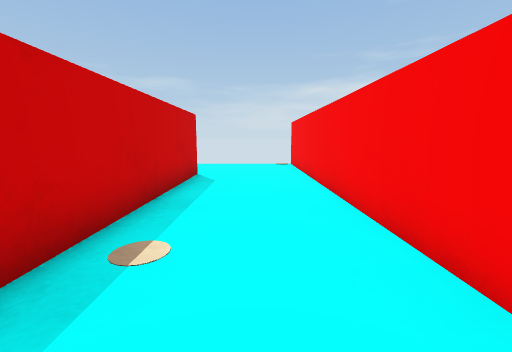
View 1 (above)

19 first-person views from a walk through a Unity game level. The camera is 0.58 m above the floor, tilts 8° down and sees 90° across. The floor is counted in squares, 0.5 m on a side. Each view is taken from the middle of a square. On the plan, view 1 faces up. The plan holds only what a view shows up to about 12 squares ahead; the rest is blank. The place goes on beyond the plan.

View 2
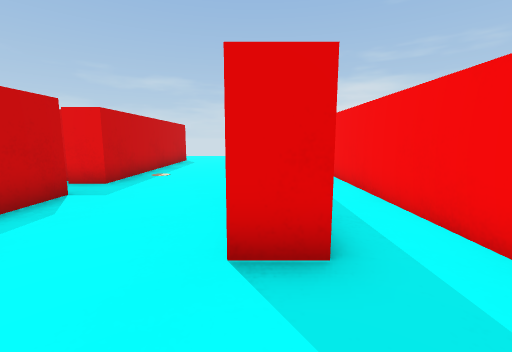

View 3
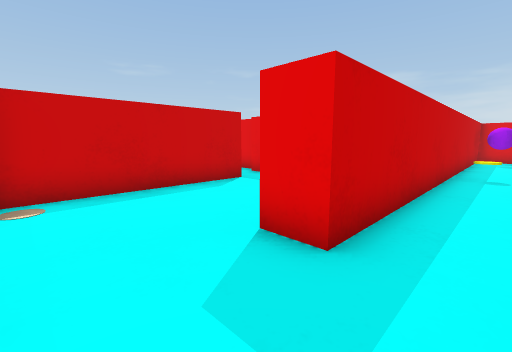

View 4
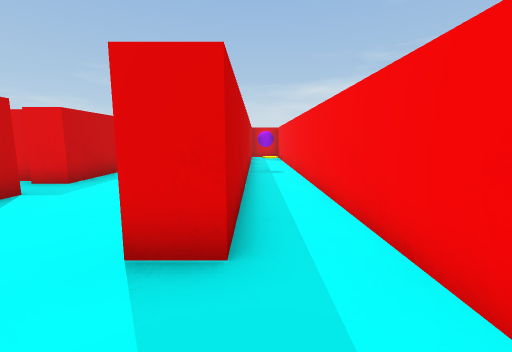

View 5
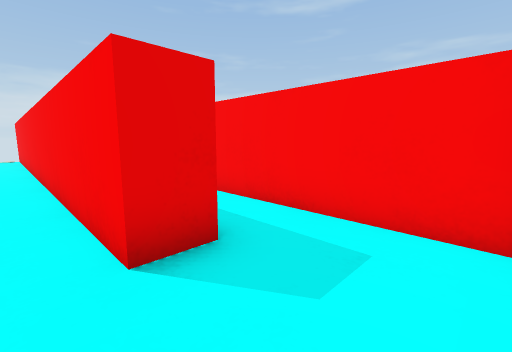

View 6
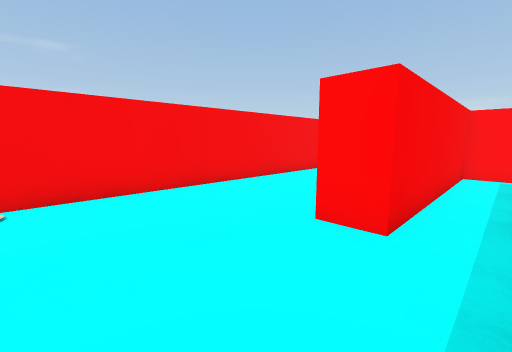

View 7
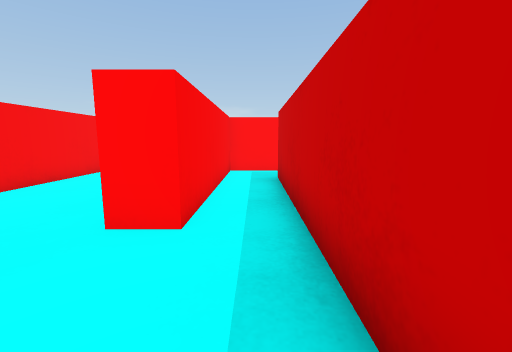

View 8
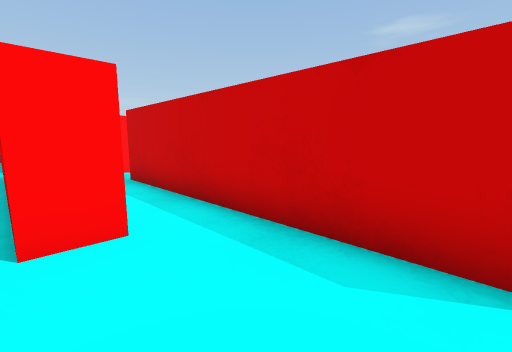

View 9
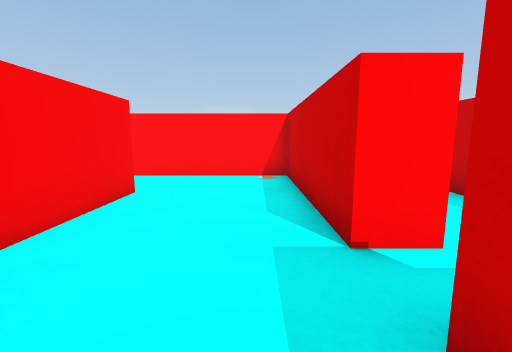

View 10
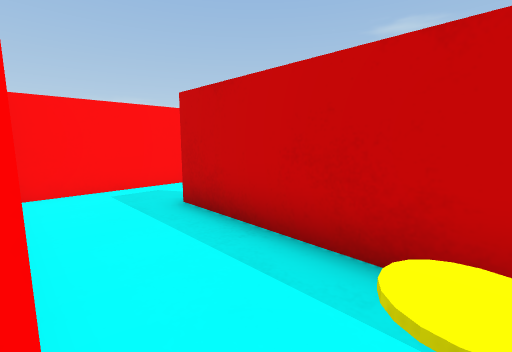

View 11
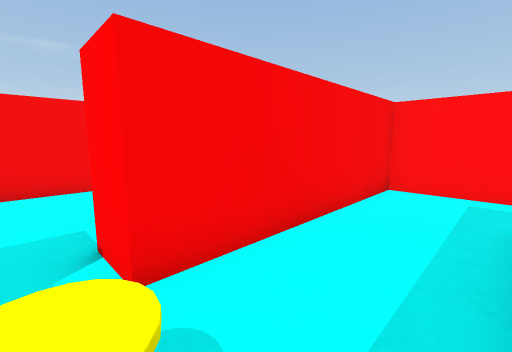

View 12
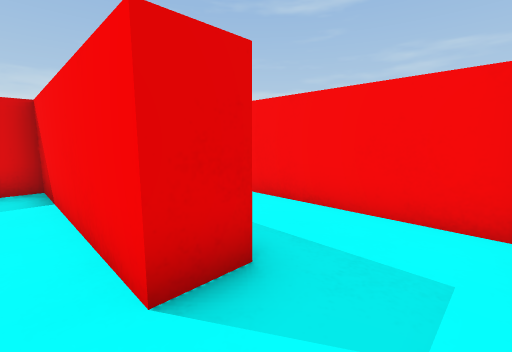

View 13
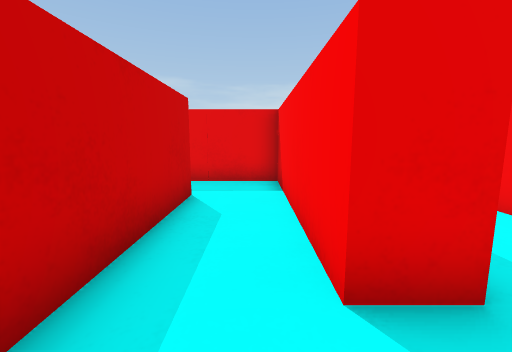

View 14
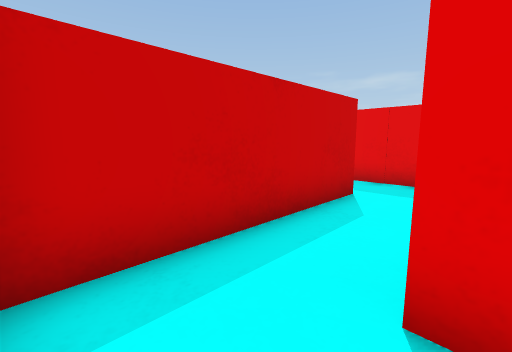

View 15
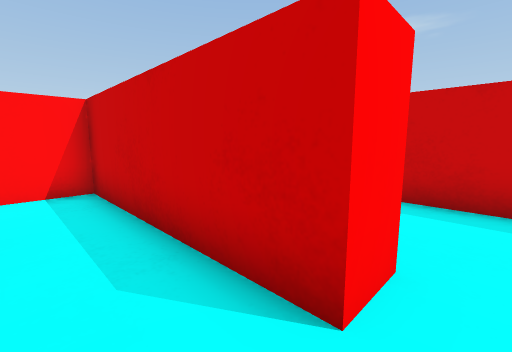

View 16
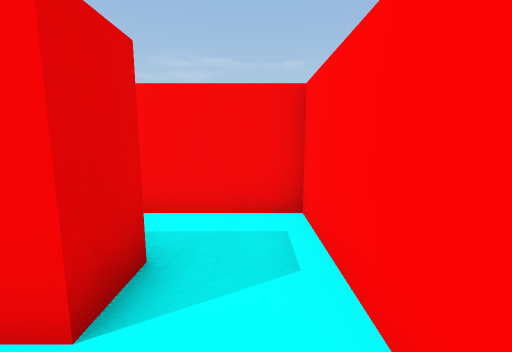

View 17
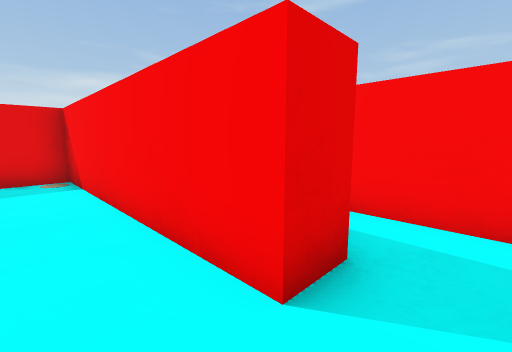

View 18
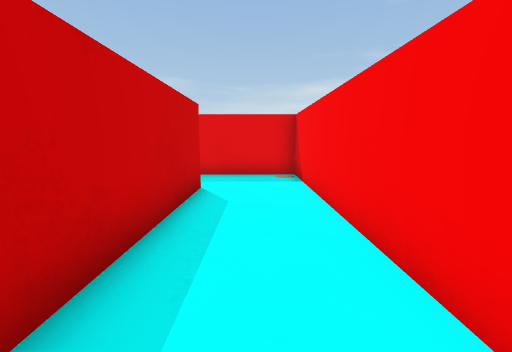

View 19
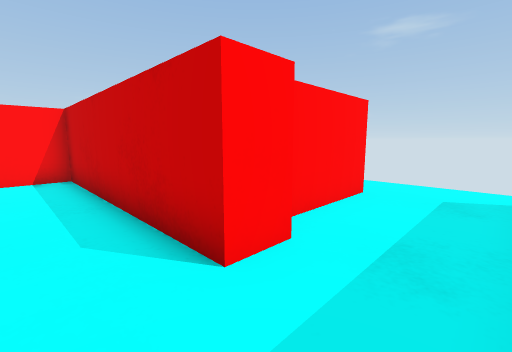

### Floor plan
Points are (right, up) in squares from view 1. A wall is a line through its corners. A room is listed if a view was taken in it or the views show most of it. See-through windows are left out.
Room 1 (views 1, 2, 3, 4, 5, 6, 7, 8, 9)
walls: (-2, -0.6) (-2, -6.4) (3.1, -6.4); (-6.4, 2.2) (-3, 2.2) (-3, 8.8) (-2, 8.8) (-2, 0.8); (2.7, 9.4) (2.7, -3.7) (1.7, -3.7) (1.7, 12.1); (4.5, -6.1) (4.5, 6.1); (-4.7, 12.1) (-4.7, 4) (-5.7, 4)
ways out: opening at (-2.5, 0) to room 2; opening at (-5.5, 3) to room 4
objects: other object (1, 13); purple ball (3, 10) to (4, 10)
Room 2 (views 10, 11, 14)
walls: (-5.4, 0.1) (-5.4, -4.3) (-6.4, -4.3); (-6.4, -6.4) (-3, -6.4) (-3, -0.6) (-2, -0.6); (-3.2, 1.2) (-4.1, 1.2); (-2, 0.8) (-3.1, 0.8)
ways out: opening at (-2.5, 0) to room 1; opening at (-6, -5.5) to room 3
objects: other object (-4, 0)
Room 3 (views 12, 13, 15)
walls: (-6.4, -4.3) (-6.4, 1.2) (-9.2, 1.2); (-9.5, -0.6) (-8.4, -0.6) (-8.4, -6.4) (-6.4, -6.4)
ways out: opening at (-6, -5.5) to room 2; opening at (-9, 0)
Room 4 (views 16, 17, 18, 19)
walls: (-9.4, 9.2) (-8.4, 9.2) (-8.4, 2.2) (-6.4, 2.2); (-12.8, 8.8) (-10, 8.8); (-5.7, 4) (-5.7, 11.6) (-8.9, 11.6)
ways out: opening at (-5.5, 3) to room 1; opening at (-13.5, 8.5)

Positions as (right, up) in squares from view 1, and headings:
1: (0, 0), facing up
2: (2, -6), facing up
3: (4, -6), facing up-left
4: (3, -6), facing up
5: (1, -6), facing up-right
6: (-4, 12), facing down-right
7: (-4, 12), facing down
8: (-2, 12), facing down-left
9: (-1, 2), facing down
10: (-3, 0), facing down-left
11: (-5, 0), facing down-right
12: (-7, -6), facing up-right
13: (-7, -6), facing up
14: (-6, -6), facing up-left
15: (-7, 0), facing down-left
16: (-7, 3), facing right
17: (-7, 3), facing up-right
18: (-7, 3), facing up
19: (-7, 11), facing down-left
